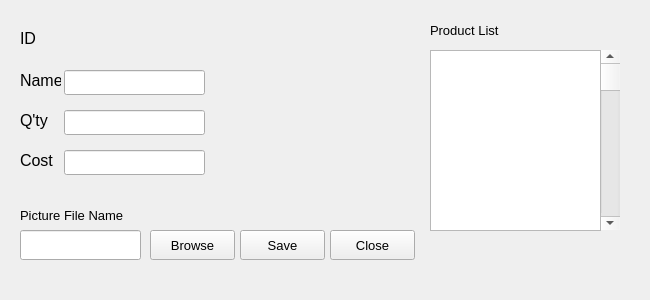
<?xml version="1.0" encoding="UTF-8"?>
<ui version="4.0">
 <class>Form</class>
 <widget class="QWidget" name="Form">
  <property name="geometry">
   <rect>
    <x>0</x>
    <y>0</y>
    <width>650</width>
    <height>300</height>
   </rect>
  </property>
  <property name="windowTitle">
   <string>Product Form : update</string>
  </property>
  <widget class="QLabel" name="label_4">
   <property name="geometry">
    <rect>
     <x>20</x>
     <y>145</y>
     <width>41</width>
     <height>31</height>
    </rect>
   </property>
   <property name="font">
    <font>
     <pointsize>12</pointsize>
    </font>
   </property>
   <property name="text">
    <string>Cost</string>
   </property>
  </widget>
  <widget class="QPushButton" name="pushButton_3">
   <property name="geometry">
    <rect>
     <x>330</x>
     <y>230</y>
     <width>85</width>
     <height>30</height>
    </rect>
   </property>
   <property name="font">
    <font>
     <pointsize>10</pointsize>
    </font>
   </property>
   <property name="text">
    <string>Close</string>
   </property>
   <property name="icon">
    <iconset>
     <normaloff>pic/close.png</normaloff>pic/close.png</iconset>
   </property>
   <property name="iconSize">
    <size>
     <width>15</width>
     <height>15</height>
    </size>
   </property>
  </widget>
  <widget class="QLabel" name="label_2">
   <property name="geometry">
    <rect>
     <x>20</x>
     <y>65</y>
     <width>41</width>
     <height>31</height>
    </rect>
   </property>
   <property name="font">
    <font>
     <pointsize>12</pointsize>
    </font>
   </property>
   <property name="text">
    <string>Name</string>
   </property>
  </widget>
  <widget class="QPushButton" name="pushButton">
   <property name="geometry">
    <rect>
     <x>150</x>
     <y>230</y>
     <width>85</width>
     <height>30</height>
    </rect>
   </property>
   <property name="font">
    <font>
     <pointsize>10</pointsize>
    </font>
   </property>
   <property name="text">
    <string>Browse</string>
   </property>
  </widget>
  <widget class="QLabel" name="label_6">
   <property name="geometry">
    <rect>
     <x>70</x>
     <y>30</y>
     <width>141</width>
     <height>21</height>
    </rect>
   </property>
   <property name="font">
    <font>
     <pointsize>10</pointsize>
    </font>
   </property>
   <property name="text">
    <string/>
   </property>
  </widget>
  <widget class="QLineEdit" name="lineEdit_2">
   <property name="geometry">
    <rect>
     <x>64</x>
     <y>110</y>
     <width>141</width>
     <height>25</height>
    </rect>
   </property>
  </widget>
  <widget class="QLineEdit" name="lineEdit_3">
   <property name="geometry">
    <rect>
     <x>64</x>
     <y>70</y>
     <width>141</width>
     <height>25</height>
    </rect>
   </property>
  </widget>
  <widget class="QLineEdit" name="lineEdit_4">
   <property name="geometry">
    <rect>
     <x>64</x>
     <y>150</y>
     <width>141</width>
     <height>25</height>
    </rect>
   </property>
  </widget>
  <widget class="QLabel" name="label_3">
   <property name="geometry">
    <rect>
     <x>20</x>
     <y>105</y>
     <width>41</width>
     <height>31</height>
    </rect>
   </property>
   <property name="font">
    <font>
     <pointsize>12</pointsize>
    </font>
   </property>
   <property name="text">
    <string>Q'ty</string>
   </property>
  </widget>
  <widget class="QLineEdit" name="lineEdit">
   <property name="geometry">
    <rect>
     <x>20</x>
     <y>230</y>
     <width>121</width>
     <height>30</height>
    </rect>
   </property>
  </widget>
  <widget class="QLabel" name="label">
   <property name="geometry">
    <rect>
     <x>20</x>
     <y>30</y>
     <width>21</width>
     <height>16</height>
    </rect>
   </property>
   <property name="font">
    <font>
     <pointsize>12</pointsize>
    </font>
   </property>
   <property name="text">
    <string>ID</string>
   </property>
  </widget>
  <widget class="QLabel" name="label_5">
   <property name="geometry">
    <rect>
     <x>20</x>
     <y>200</y>
     <width>141</width>
     <height>31</height>
    </rect>
   </property>
   <property name="font">
    <font>
     <pointsize>10</pointsize>
    </font>
   </property>
   <property name="text">
    <string>Picture File Name</string>
   </property>
  </widget>
  <widget class="QPushButton" name="pushButton_2">
   <property name="geometry">
    <rect>
     <x>240</x>
     <y>230</y>
     <width>85</width>
     <height>30</height>
    </rect>
   </property>
   <property name="font">
    <font>
     <pointsize>10</pointsize>
    </font>
   </property>
   <property name="text">
    <string>Save</string>
   </property>
   <property name="icon">
    <iconset>
     <normaloff>pic/save.png</normaloff>pic/save.png</iconset>
   </property>
   <property name="iconSize">
    <size>
     <width>15</width>
     <height>15</height>
    </size>
   </property>
  </widget>
  <widget class="QLabel" name="label_7">
   <property name="geometry">
    <rect>
     <x>430</x>
     <y>20</y>
     <width>71</width>
     <height>21</height>
    </rect>
   </property>
   <property name="font">
    <font>
     <pointsize>10</pointsize>
    </font>
   </property>
   <property name="text">
    <string>Product List</string>
   </property>
  </widget>
  <widget class="QScrollBar" name="verticalScrollBar">
   <property name="geometry">
    <rect>
     <x>600</x>
     <y>50</y>
     <width>20</width>
     <height>180</height>
    </rect>
   </property>
   <property name="orientation">
    <enum>Qt::Vertical</enum>
   </property>
  </widget>
  <widget class="QListWidget" name="listWidget_2">
   <property name="geometry">
    <rect>
     <x>430</x>
     <y>50</y>
     <width>171</width>
     <height>181</height>
    </rect>
   </property>
  </widget>
  <widget class="QLabel" name="label_8">
   <property name="geometry">
    <rect>
     <x>230</x>
     <y>50</y>
     <width>181</width>
     <height>171</height>
    </rect>
   </property>
   <property name="font">
    <font>
     <pointsize>12</pointsize>
    </font>
   </property>
   <property name="text">
    <string/>
   </property>
   <property name="scaledContents">
    <bool>true</bool>
   </property>
  </widget>
 </widget>
 <resources/>
 <connections/>
</ui>
